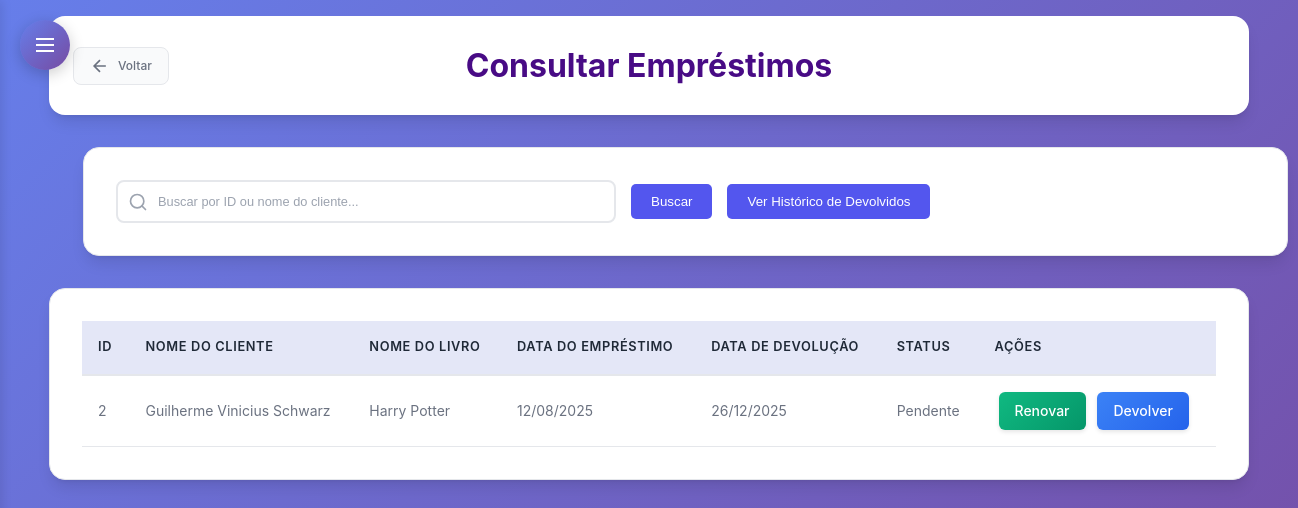
The app's page /subtelas/consultar_emprestimo.php (signed in), older data.
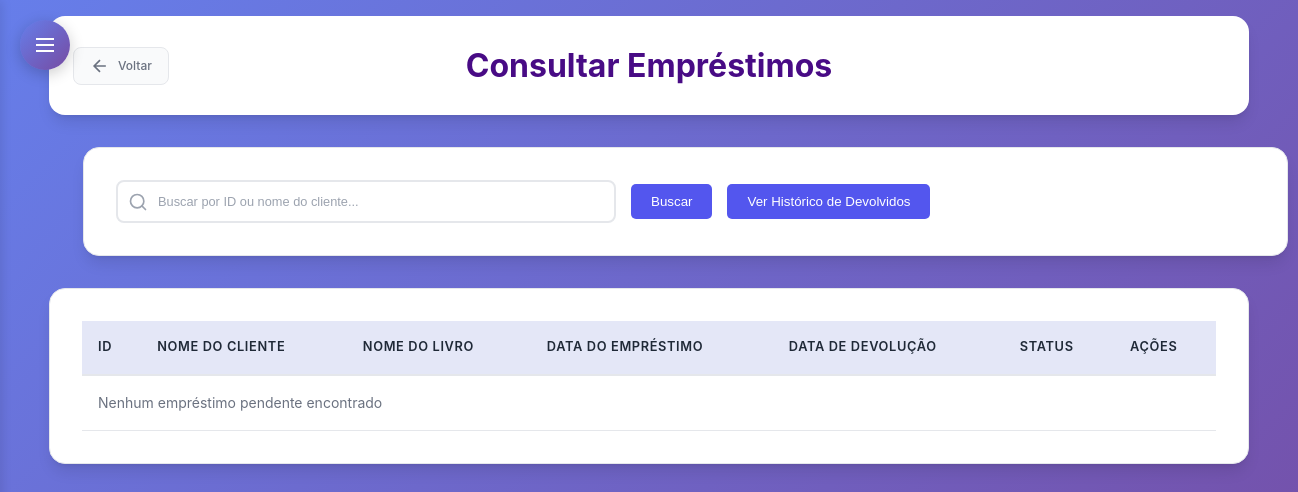
The same page, newer data.
### tables this page shows
CREATE TABLE `emprestimo` (
  `Cod_Emprestimo` int(11) NOT NULL,
  `Cod_Cliente` int(11) NOT NULL,
  `Cod_Livro` int(11) NOT NULL,
  `Data_Emprestimo` date NOT NULL,
  `Data_Devolucao` date NOT NULL,
  `Status_Emprestimo` enum('Pendente','Devolvido') DEFAULT 'Pendente'
);

CREATE TABLE `cliente` (
  `Cod_Cliente` int(11) NOT NULL,
  `Cod_Perfil` int(11) DEFAULT NULL,
  `Nome` varchar(50) NOT NULL,
  `CPF` varchar(15) NOT NULL,
  `Email` varchar(255) NOT NULL,
  `Sexo` varchar(10) NOT NULL,
  `Nome_Responsavel` varchar(50) DEFAULT NULL,
  `Telefone` varchar(20) NOT NULL,
  `Data_Nascimento` date NOT NULL,
  `CEP` varchar(20) NOT NULL,
  `UF` char(2) NOT NULL,
  `Cidade` varchar(30) NOT NULL,
  `Bairro` varchar(30) NOT NULL,
  `Rua` varchar(40) NOT NULL,
  `Num_Residencia` int(11) NOT NULL,
  `Foto` longblob NOT NULL,
  `status` enum('ativo','inativo') DEFAULT 'ativo'
);

CREATE TABLE `livro` (
  `Cod_Livro` int(11) NOT NULL,
  `Cod_Autor` int(11) DEFAULT NULL,
  `Cod_Editora` int(11) DEFAULT NULL,
  `Cod_Doador` int(11) DEFAULT NULL,
  `Cod_Genero` int(11) DEFAULT NULL,
  `Titulo` varchar(50) NOT NULL,
  `Data_Lancamento` varchar(12) DEFAULT NULL,
  `Data_Registro` varchar(12) DEFAULT NULL,
  `Quantidade` int(11) NOT NULL,
  `Num_Prateleira` char(2) DEFAULT NULL,
  `Foto` longblob NOT NULL,
  `status` enum('ativo','inativo') DEFAULT 'ativo'
);

### subtelas/consultar_emprestimo.php (the view, shortened to what this page needs)
<?php
require_once '../conexao.php';
  $emprestimos = [];
  try {
      if ($_SERVER["REQUEST_METHOD"] == "POST" && !empty($_POST['busca'])) {
          $busca = trim($_POST['busca']);
          if (is_numeric($busca)) {
              $sql = "SELECT e.Cod_Emprestimo, c.Nome as Nome_Cliente, l.Titulo as Nome_Livro,
                             e.Data_Emprestimo, e.Data_Devolucao, e.Status_Emprestimo
                        FROM emprestimo e
                        INNER JOIN cliente c ON e.Cod_Cliente = c.Cod_Cliente
                        INNER JOIN livro l ON e.Cod_Livro = l.Cod_Livro
                        WHERE e.Cod_Emprestimo = :busca AND e.Status_Emprestimo = 'Pendente'
                        ORDER BY e.Data_Emprestimo DESC";
              $stmt = $pdo->prepare($sql);
              $stmt->bindParam(":busca", $busca, PDO::PARAM_INT);
          } else {
              $sql = "SELECT e.Cod_Emprestimo, c.Nome as Nome_Cliente, l.Titulo as Nome_Livro,
                             e.Data_Emprestimo, e.Data_Devolucao, e.Status_Emprestimo
                        FROM emprestimo e
                        INNER JOIN cliente c ON e.Cod_Cliente = c.Cod_Cliente
                        INNER JOIN livro l ON e.Cod_Livro = l.Cod_Livro
                        WHERE c.Nome LIKE :busca_nome AND e.Status_Emprestimo = 'Pendente'
                        ORDER BY e.Data_Emprestimo DESC";
              $stmt = $pdo->prepare($sql);
              $stmt->bindValue(':busca_nome', "$busca%", PDO::PARAM_STR);
          }
      } else {
          $sql = "SELECT e.Cod_Emprestimo, c.Nome as Nome_Cliente, l.Titulo as Nome_Livro,
                         e.Data_Emprestimo, e.Data_Devolucao, e.Status_Emprestimo
                    FROM emprestimo e
                    INNER JOIN cliente c ON e.Cod_Cliente = c.Cod_Cliente
                    INNER JOIN livro l ON e.Cod_Livro = l.Cod_Livro
                    WHERE e.Status_Emprestimo = 'Pendente'
                    ORDER BY e.Data_Emprestimo DESC";
          $stmt = $pdo->prepare($sql);
      }
            $stmt->execute();
      $emprestimos = $stmt->fetchAll(PDO::FETCH_ASSOC);
  } catch (PDOException $e) {
      $erro = "Erro na consulta: " . $e->getMessage();
      $emprestimos = [];
  }
?>
<!DOCTYPE html>
<html lang="pt-br">
<head>
  <link rel="stylesheet" type="text/css" href="subtelas_css/consultas.css" />
  <link rel="stylesheet" type="text/css" href="subtelas_css/sidebar-dropdown.css" />
</head>
<body>
    <?php include 'includes/sidebar-dropdown.php'; ?>
  <div class="page-wrapper">
    <header>
      <a href="<?= $linkVoltar ?>" class="btn-voltar">
                    <svg width="20" height="20" viewBox="0 0 24 24" fill="none" stroke="currentColor" stroke-width="2">
                        <path d="M19 12H5M12 19l-7-7 7-7"/>
                    </svg>
                    Voltar
                </a>
      <h1>Consultar Empréstimos</h1>
    </header>
    <form action="consultar_emprestimo.php" method="POST">
      <div id="search-container">
          <div class="input-wrapper">
                         <input type="text" id="search-input" name="busca" placeholder="Buscar por ID ou nome do cliente..." value="<?= htmlspecialchars(isset($_POST['busca']) ? $_POST['busca'] : '') ?>">
          </div>
          <button type="submit" class="btn-filtrar">Buscar</button>
                     <div>
             <button type="button" id="btn-historico" class="btn-filtrar" onclick="alternarVisualizacao()">
               Ver Histórico de Devolvidos
             </button>
           </div>
        </div>
    </form>
    <nav>
      <table id="funcionarios-table">
        <thead>
          <tr>
            <th>ID</th>
            <th>NOME DO CLIENTE</th>
            <th>NOME DO LIVRO</th>
            <th>DATA DO EMPRÉSTIMO</th>
            <th>DATA DE DEVOLUÇÃO</th>
            <th>STATUS</th>
            <th>AÇÕES</th>
          </tr>
        </thead>
        <tbody>
          <?php if (!empty($emprestimos) && is_array($emprestimos)): ?>
            <?php foreach ($emprestimos as $e): ?>
              <tr>
                <td><?= htmlspecialchars($e['Cod_Emprestimo']) ?></td>
                <td><?= htmlspecialchars($e['Nome_Cliente']) ?></td>
                <td><?= htmlspecialchars($e['Nome_Livro']) ?></td>
                <td><?= date("d/m/Y", strtotime($e['Data_Emprestimo'])) ?></td>
                <td><?= $e['Data_Devolucao'] ? date("d/m/Y", strtotime($e['Data_Devolucao'])) : 'Não devolvido' ?></td>
                <td><?= htmlspecialchars($e['Status_Emprestimo']) ?></td>
                <td>
                  <a href="renovar_emprestimo.php?id=<?= htmlspecialchars($e['Cod_Emprestimo']) ?>" class="renovar">Renovar</a>
                  <a href="devolver_emprestimo.php?id=<?= htmlspecialchars($e['Cod_Emprestimo']) ?>" class="devolver">Devolver</a>
                </td>
              </tr>
            <?php endforeach; ?>
          <?php else: ?>
              <tr><td colspan="7">Nenhum empréstimo pendente encontrado</td></tr>
          <?php endif; ?>
        </tbody>
      </table>
    </nav>
    </div>
</body>
</html>

### subtelas/includes/sidebar-dropdown.php (shortened to what this page needs)
<?php
switch ($_SESSION['perfil']) {
    case 1:
        $linkVoltar = "../gerente.php";
        break;
}
?>
<button id="sidebar-toggle" class="sidebar-toggle">
    <svg width="24" height="24" viewBox="0 0 24 24" fill="none" stroke="currentColor" stroke-width="2">
        <line x1="3" y1="6" x2="21" y2="6"/>
        <line x1="3" y1="12" x2="21" y2="12"/>
        <line x1="3" y1="18" x2="21" y2="18"/>
    </svg>
</button>

### subtelas/subtelas_css/sidebar-dropdown.css (style rules this page uses)
.sidebar-toggle { position: absolute; top: 20px; left: 20px; z-index: 1001; background: linear-gradient(135deg, #667eea 0%, #764ba2 100%); border: none; color: white; width: 50px; height: 50px; border-radius: 50%; cursor: pointer; box-shadow: 0 4px 15px rgba(0, 0, 0, 0.2); transition: all 0.3s ease; display: flex; align-items: center; justify-content: center; }
.sidebar-toggle svg { width: 24px; height: 24px; transition: transform 0.3s ease; }
.page-wrapper { transition: margin-left 0.3s ease; }

### subtelas/consultar_emprestimo.php (style rules this page uses)
#search-container { display: flex; align-items: center; gap: 15px; flex: 1; min-width: 1205px; margin-left: 75px; }
.input-wrapper { flex: 1; position: relative; }
.btn-filtrar { padding: 10px 20px; background:rgb(83, 86, 238); color: white; border: none; border-radius: 5px; cursor: pointer; transition: background 0.3s; font-weight: 500; }

Row changes from the older to the newer data that the page shows:
removed emprestimo: Cod_Emprestimo "2", Cod_Cliente.Nome "Guilherme Vinicius Schwarz", Cod_Livro.Titulo "Harry Potter", Data_Emprestimo "12/08/2025", Data_Devolucao "26/12/2025", Status_Emprestimo "Pendente"
Text that changed along with them:
text now shown: "Nenhum empréstimo pendente encontrado"
